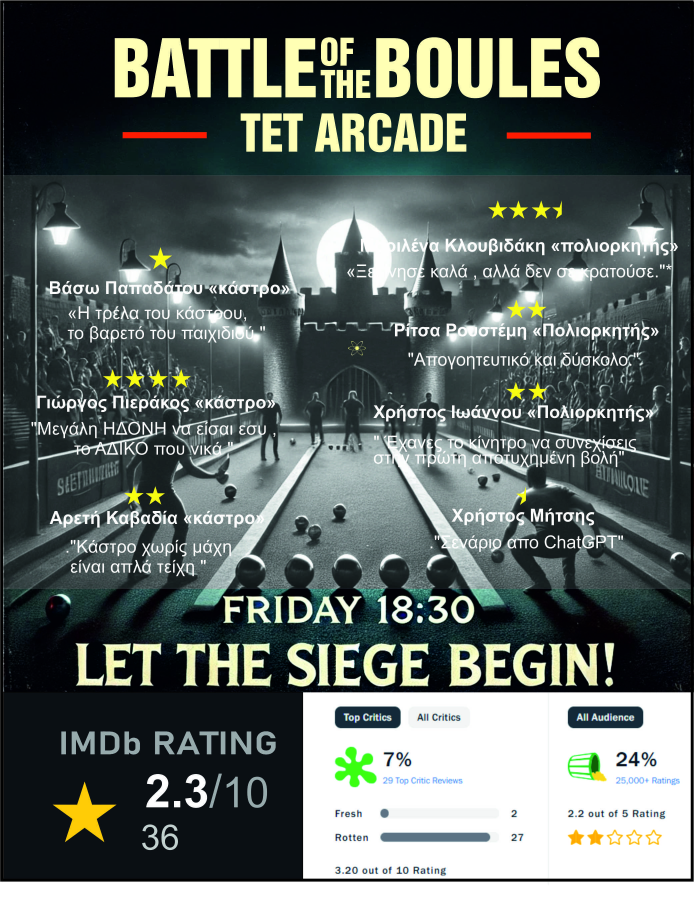
#> input picture backup_media_20250701_170717/court_complex_photos/battle_of_the_boules_TET_╧Β╬╡╬▓╬╣╬┐╧Ζ.jpg, 2082 x 2767 px (shown at 1/3 size)
$ python -i image_utils.py   (imports and definitions only)
#> lines starting #> are read from the running program, lines starting #| are printed output that depends on the picture
from django.core.files.storage import default_storage
from django.core.files.base import ContentFile
from PIL import Image, UnidentifiedImageError
from django.core.exceptions import ValidationError
import io
import os
import warnings


PROFILE_IMAGE_MAX_BYTES = 8 * 1024 * 1024
PROFILE_IMAGE_MAX_DIMENSION = 5000
# 13 MP includes common 4032x3024 phone photos while still blocking
# 48/50 MP originals that can create large decoded Pillow buffers.
PROFILE_IMAGE_MAX_PIXELS = 13_000_000
PROFILE_IMAGE_ALLOWED_FORMATS = {"JPEG", "PNG", "WEBP"}


# [63 lines left out: function validate_profile_image_upload, not called in this run]

def optimize_image(image_file, max_width=800, max_height=600, quality=85, format_override=None):
    """
    Optimize uploaded images by resizing and compressing them.

    Args:
        image_file: Django UploadedFile object
        max_width: Maximum width in pixels
        max_height: Maximum height in pixels
        quality: JPEG quality (1-100)
        format_override: Force specific format ('JPEG', 'PNG', 'WEBP')

    Returns:
        ContentFile: Optimized image as Django ContentFile
    """
#> called with max_width = 800, max_height = 600, quality = 85
    try:
        # Open the image
        image = Image.open(image_file)
#> image is the input picture: PIL image 2082x2767 CMYK; mean R, G, B 95.1, 104.2, 100.4

        # Convert RGBA to RGB for JPEG compatibility
        if image.mode in ('RGBA', 'LA', 'P'):
            # Create white background for transparency
            background = Image.new('RGB', image.size, (255, 255, 255))
            if image.mode == 'P':
                image = image.convert('RGBA')
            background.paste(image, mask=image.split()[-1] if image.mode == 'RGBA' else None)
            image = background

        # Get original dimensions
        original_width, original_height = image.size
#> original_width = 2082; original_height = 2767

        # Calculate new dimensions while maintaining aspect ratio
        if original_width > max_width or original_height > max_height:
            # Calculate scaling factor
            width_ratio = max_width / original_width
#> width_ratio = 0.384
            height_ratio = max_height / original_height
#> height_ratio = 0.217
            scale_factor = min(width_ratio, height_ratio)
#> scale_factor = 0.217

            new_width = int(original_width * scale_factor)
#> new_width = 451
            new_height = int(original_height * scale_factor)
#> new_height = 600

            # Resize image with high-quality resampling
            image = image.resize((new_width, new_height), Image.Resampling.LANCZOS)
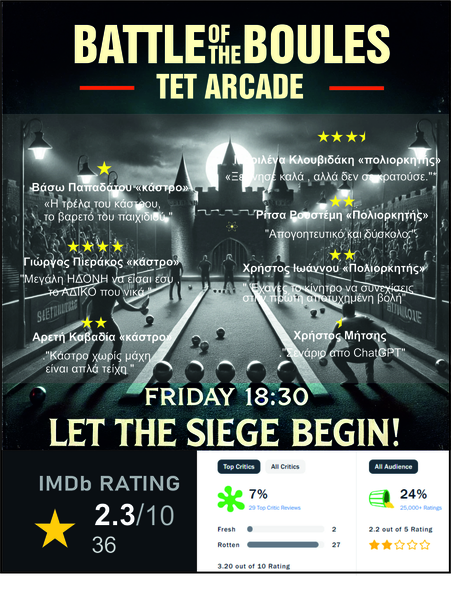
#> image: PIL image 451x600 CMYK; mean R, G, B 93.9, 103.2, 99.7

        # Determine output format
        if format_override:
            output_format = format_override
        elif image_file.name.lower().endswith(('.png', '.gif')):
            output_format = 'PNG'
        else:
            output_format = 'JPEG'

        # Save optimized image to memory
        output_buffer = io.BytesIO()

        if output_format == 'JPEG':
            image.save(output_buffer, format='JPEG', quality=quality, optimize=True)
        elif output_format == 'PNG':
            image.save(output_buffer, format='PNG', optimize=True)
        elif output_format == 'WEBP':
            image.save(output_buffer, format='WEBP', quality=quality, optimize=True)

        output_buffer.seek(0)

        # Use a UUID-based name; the model's upload_to callable
        # determines the final folder and filename.
        import uuid as _uuid
        _, _ext = os.path.splitext(image_file.name)
        _ext = _ext.lower() if _ext else '.jpg'
        clean_name = f"{_uuid.uuid4().hex}{_ext}"

        return ContentFile(output_buffer.getvalue(), name=clean_name)

    except Exception as e:
        print(f"Image optimization failed: {e}")
        # Return original file if optimization fails
        return image_file

# [67 lines left out: functions optimize_profile_picture, optimize_team_logo, optimize_team_photo, validate_image_size, get_image_info, not called in this run]

>>> result = optimize_image('../backup_media_20250701_170717/court_complex_photos/battle_of_the_boules_TET_╧Β╬╡╬▓╬╣╬┐╧Ζ.jpg')
